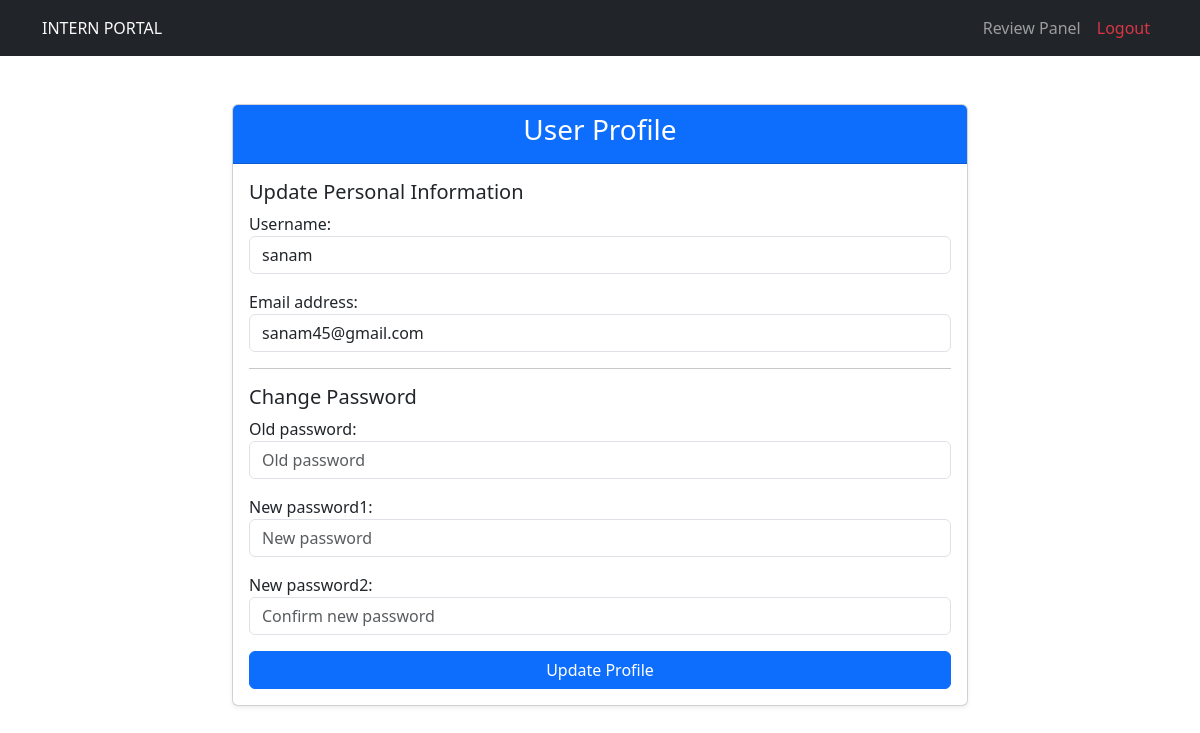
Page /profile/ (signed in) on the committed database.
### accounts/models.py (models this page shows, shortened)
class CustomUser(AbstractUser):
    user_type = models.CharField(
        max_length=10,
        choices=UserTypes.choices,
        default=UserTypes.EMPLOYEE,
        verbose_name=_('User Type')
    )
    position = models.CharField(
        max_length=100,
        blank=True,
        null=True,
        verbose_name=_('Position')
    )
    profile_picture = models.ImageField(
        upload_to='profile_pictures/',
        null=True,
        blank=True,
        verbose_name=_('Profile Picture')
    )
    phone_number = models.CharField(
        max_length=15,
        blank=True,
        null=True,
        verbose_name=_('Phone Number')
    )
    department = models.CharField(
        max_length=100,
        blank=True,
        null=True,
        verbose_name=_('Department')
    )
    class Meta:
        verbose_name = _('User')
        verbose_name_plural = _('Users')

### accounts/views.py (the view)
# urls.py: path('profile/', views.user_profile, name='user_profile'),
@login_required
def user_profile(request):
    user = request.user
    if request.method == 'POST':
        profile_form = UserProfileForm(request.POST, instance=user)
        password_form = PasswordChangeForm(user, request.POST)
        if profile_form.is_valid() and password_form.is_valid():
            profile_form.save()
            password_form.save()
            update_session_auth_hash(request, password_form.user)  # Important to keep user logged in after password change
            messages.success(request, 'Your profile and password have been updated successfully.')
            return redirect('user_profile')
        else:
            messages.error(request, 'Please correct the errors below.')
    else:
        profile_form = UserProfileForm(instance=user)
        password_form = PasswordChangeForm(user)
    context = {
        'profile_form': profile_form,
        'password_form': password_form,
    }
    return render(request, 'registration/profile.html', context)

### accounts/forms.py
class UserProfileForm(forms.ModelForm):
    class Meta:
        model = CustomUser
        fields = ['username', 'email']
        widgets = {
            'username': forms.TextInput(attrs={'class': 'form-control', 'placeholder': 'Enter username'}),
            'email': forms.EmailInput(attrs={'class': 'form-control', 'placeholder': 'Enter email'}),
        }

class PasswordChangeForm(DjangoPasswordChangeForm):
    old_password = forms.CharField(widget=forms.PasswordInput(attrs={'class': 'form-control', 'placeholder': 'Old password'}))
    new_password1 = forms.CharField(widget=forms.PasswordInput(attrs={'class': 'form-control', 'placeholder': 'New password'}))
    new_password2 = forms.CharField(widget=forms.PasswordInput(attrs={'class': 'form-control', 'placeholder': 'Confirm new password'}))

### templates/registration/profile.html (shortened to what this page needs)
{% extends "extend/base.html" %}
{% block content %}
<div class="container mt-5">
    <div class="row justify-content-center">
        <div class="col-md-8">
            <div class="card shadow-sm">
                <div class="card-header bg-primary text-white text-center">
                    <h3>User Profile</h3>
                </div>
                <div class="card-body">
                    <form method="post" novalidate>
                        <h5>Update Personal Information</h5>
                        <div class="mb-3">
                            {{ profile_form.username.label_tag }}
                            {{ profile_form.username }}
                        </div>
                        <div class="mb-3">
                            {{ profile_form.email.label_tag }}
                            {{ profile_form.email }}
                        </div>
                        <hr>
                        <h5>Change Password</h5>
                        <div class="mb-3">
                            {{ password_form.old_password.label_tag }}
                            {{ password_form.old_password }}
                        </div>
                        <div class="mb-3">
                            {{ password_form.new_password1.label_tag }}
                            {{ password_form.new_password1 }}
                        </div>
                        <div class="mb-3">
                            {{ password_form.new_password2.label_tag }}
                            {{ password_form.new_password2 }}
                        </div>
                        <div class="d-grid">
                            <button type="submit" class="btn btn-primary">Update Profile</button>
                        </div>
                    </form>
                </div>
            </div>
        </div>
    </div>
</div>
{% endblock content %}

### templates/include/header.html (shortened to what this page needs)
<!DOCTYPE html>
{% load static %}
<html lang="en">
<head>
    <link href="https://cdn.jsdelivr.net/npm/bootstrap@5.3.0/dist/css/bootstrap.min.css" rel="stylesheet">
</head>
<body>
    <nav class="navbar navbar-expand-lg navbar-dark bg-dark">
        <div class="container text-light">
        {% if user.is_authenticated %}
            {{ user.user_type|upper }} PORTAL
        {% else %}
            Please log in.
        {% endif %}
            <div class="collapse navbar-collapse" id="navbarNav">
                <ul class="navbar-nav ms-auto">
                    <li class="nav-item"><a class="nav-link " href="#">Review Panel</a></li>
                    <li class="nav-item"><a class="nav-link text-danger" href="{% url 'logout' %}">Logout</a></li>
                </ul>
            </div>
        </div>
    </nav>

### rows in the picture
CustomUser: user_type "INTERN", username "sanam", email "sanam45@gmail.com"

### other values in the picture
{{ profile_form.username.label_tag }} "Username:"
{{ profile_form.email.label_tag }} "Email address:"
{{ password_form.old_password.label_tag }} "Old password:"
{{ password_form.new_password1.label_tag }} "New password1:"
{{ password_form.new_password2.label_tag }} "New password2:"
